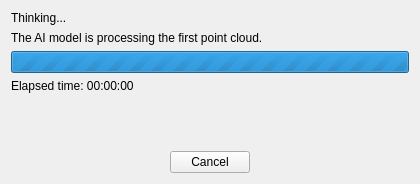
<?xml version="1.0" encoding="UTF-8"?>
<ui version="4.0">
 <class>AiInferenceProgressDialog</class>
 <widget class="QDialog" name="AiInferenceProgressDialog">
  <property name="geometry">
   <rect>
    <x>0</x>
    <y>0</y>
    <width>420</width>
    <height>184</height>
   </rect>
  </property>
  <property name="minimumSize">
   <size>
    <width>420</width>
    <height>0</height>
   </size>
  </property>
  <property name="windowTitle">
   <string>Running AI Model</string>
  </property>
  <property name="modal">
   <bool>true</bool>
  </property>
  <layout class="QVBoxLayout" name="dialog_layout">
   <item>
    <widget class="QLabel" name="title_label">
     <property name="text">
      <string>Thinking...</string>
     </property>
    </widget>
   </item>
   <item>
    <widget class="QLabel" name="message_label">
     <property name="text">
      <string>The AI model is processing the first point cloud.</string>
     </property>
     <property name="wordWrap">
      <bool>true</bool>
     </property>
    </widget>
   </item>
   <item>
    <widget class="QProgressBar" name="activity_bar">
     <property name="toolTip">
      <string>The model is working; the total duration depends on the cloud size and parameters</string>
     </property>
     <property name="maximum">
      <number>0</number>
     </property>
     <property name="value">
      <number>-1</number>
     </property>
     <property name="textVisible">
      <bool>false</bool>
     </property>
    </widget>
   </item>
   <item>
    <widget class="QLabel" name="elapsed_label">
     <property name="text">
      <string>Elapsed time: 00:00:00</string>
     </property>
    </widget>
   </item>
   <item>
    <widget class="QLabel" name="output_label">
     <property name="toolTip">
      <string>Latest message reported by the model</string>
     </property>
     <property name="text">
      <string/>
     </property>
     <property name="wordWrap">
      <bool>true</bool>
     </property>
    </widget>
   </item>
   <item>
    <spacer name="vertical_spacer">
     <property name="orientation">
      <enum>Qt::Vertical</enum>
     </property>
     <property name="sizeHint" stdset="0">
      <size>
       <width>20</width>
       <height>6</height>
      </size>
     </property>
    </spacer>
   </item>
   <item>
    <layout class="QHBoxLayout" name="button_layout">
     <item>
      <spacer name="button_spacer">
       <property name="orientation">
        <enum>Qt::Horizontal</enum>
       </property>
       <property name="sizeHint" stdset="0">
        <size>
         <width>40</width>
         <height>20</height>
        </size>
       </property>
      </spacer>
     </item>
     <item>
      <widget class="QPushButton" name="cancel_button">
       <property name="toolTip">
        <string>Stop the AI model and discard its result</string>
       </property>
       <property name="text">
        <string>Cancel</string>
       </property>
       <property name="autoDefault">
        <bool>false</bool>
       </property>
      </widget>
     </item>
     <item>
      <spacer name="horizontalSpacer">
       <property name="orientation">
        <enum>Qt::Horizontal</enum>
       </property>
       <property name="sizeHint" stdset="0">
        <size>
         <width>40</width>
         <height>20</height>
        </size>
       </property>
      </spacer>
     </item>
    </layout>
   </item>
  </layout>
 </widget>
 <resources/>
 <connections/>
</ui>
